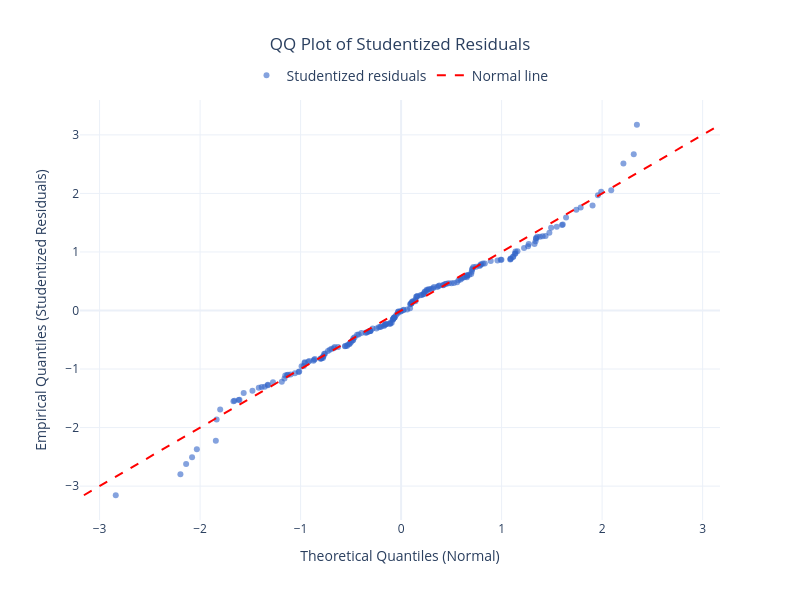

This figure's notebook cell:
### Code cell
residuals = results['OLS']['residuals']
residuals_studentized = results['OLS']['residuals_studentized']

# --- QQ plot (Plotly) ---
qq_theoretical = np.sort(stats.norm.rvs(size=T))
qq_empirical = np.sort(residuals_studentized)

fig = go.Figure()

fig.add_trace(go.Scatter(
    x=qq_theoretical,
    y=qq_empirical,
    mode='markers',
    name='Studentized residuals',
    marker=dict(color='rgba(50,100,200,0.6)')
))

# 45° reference line
min_val = min(qq_theoretical.min(), qq_empirical.min())
max_val = max(qq_theoretical.max(), qq_empirical.max())
fig.add_trace(go.Scatter(
    x=[min_val, max_val],
    y=[min_val, max_val],
    mode='lines',
    name='Normal line',
    line=dict(color='red', dash='dash')
))

fig.update_layout(
    title=dict(text="QQ Plot of Studentized Residuals", x=0.5, xanchor='center'),
    xaxis_title="Theoretical Quantiles (Normal)",
    yaxis_title="Empirical Quantiles (Studentized Residuals)",
    width=800,
    height=600,
    template='plotly_white',
    legend=dict(
        font=dict(size=14),
        orientation='h',
        yanchor='bottom',
        y=1.02,
        xanchor='center',
        x=0.5
    )
)

fig.show()

### Figure 1 — Plotly figure (JSON) as saved in the notebook; plotly's stock layout.template omitted (floating-point values rounded to 4 significant figures; data arrays with more than 128 entries replaced by an {"elided": "..."} marker saying what was removed)
{"data": [{"marker": {"color": "rgba(50,100,200,0.6)"}, "mode": "markers", "name": "Studentized residuals", "type": "scatter", "x": {"elided": "200 float values"}, "y": {"elided": "200 float values"}}, {"line": {"color": "red", "dash": "dash"}, "mode": "lines", "name": "Normal line", "type": "scatter", "x": [-3.156, 3.173], "y": [-3.156, 3.173]}], "layout": {"height": 600, "legend": {"font": {"size": 14}, "orientation": "h", "x": 0.5, "xanchor": "center", "y": 1.02, "yanchor": "bottom"}, "title": {"text": "QQ Plot of Studentized Residuals", "x": 0.5, "xanchor": "center"}, "width": 800, "xaxis": {"title": {"text": "Theoretical Quantiles (Normal)"}}, "yaxis": {"title": {"text": "Empirical Quantiles (Studentized Residuals)"}}}}
